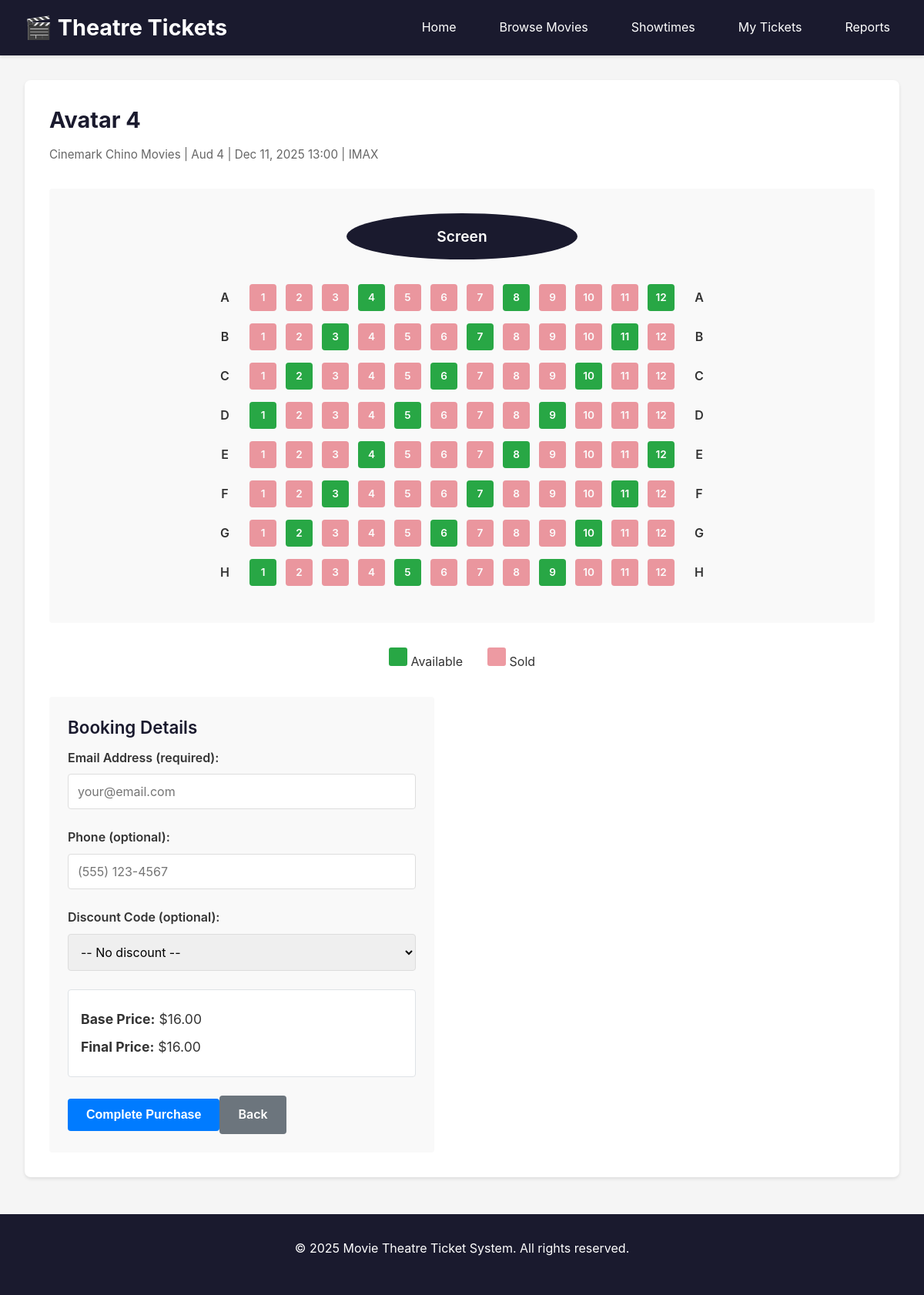
/public/seats.php?showtime_id=227, run on the app's committed database.
### tables this page shows
CREATE TABLE SHOWTIME (
        showtime_id   INT UNSIGNED AUTO_INCREMENT,
        movie_id      INT UNSIGNED NOT NULL,
        auditorium_id INT UNSIGNED NOT NULL,
        start_dt      DATETIME     NOT NULL,
        end_dt        DATETIME     NOT NULL,
        format        VARCHAR(20),
        language      VARCHAR(20),
        base_price    DECIMAL(8,2) NOT NULL,
        PRIMARY KEY (showtime_id),
        CONSTRAINT fk_showtime_movie
            FOREIGN KEY (movie_id)
            REFERENCES MOVIE(movie_id)
            ON DELETE RESTRICT
            ON UPDATE CASCADE,
        CONSTRAINT fk_showtime_auditorium
            FOREIGN KEY (auditorium_id)
            REFERENCES AUDITORIUM(auditorium_id)
            ON DELETE RESTRICT
            ON UPDATE CASCADE,
        CONSTRAINT chk_showtime_price
            CHECK (base_price >= 0),
        CONSTRAINT chk_showtime_time
            CHECK (end_dt > start_dt)
    );

CREATE TABLE MOVIE (
        movie_id     INT UNSIGNED AUTO_INCREMENT,
        title        VARCHAR(200) NOT NULL,
        mpaa_rating  VARCHAR(10)  NOT NULL,
        release_date DATE         NOT NULL,
        runtime_min  INT UNSIGNED NOT NULL,
        PRIMARY KEY (movie_id),
        CONSTRAINT chk_movie_runtime
            CHECK (runtime_min > 0)
    );

CREATE TABLE THEATRE (
        theatre_id INT UNSIGNED AUTO_INCREMENT,
        name       VARCHAR(100) NOT NULL,
        address    VARCHAR(255) NOT NULL,
        PRIMARY KEY (theatre_id)
    );

CREATE TABLE AUDITORIUM (
        auditorium_id INT UNSIGNED AUTO_INCREMENT,
        theatre_id    INT UNSIGNED NOT NULL,
        name_number   VARCHAR(50) NOT NULL,
        capacity      INT UNSIGNED NOT NULL,
        PRIMARY KEY (auditorium_id),
        CONSTRAINT fk_auditorium_theatre
            FOREIGN KEY (theatre_id)
            REFERENCES THEATRE(theatre_id)
            ON DELETE RESTRICT
            ON UPDATE CASCADE,
        CONSTRAINT chk_auditorium_capacity
            CHECK (capacity > 0)
    );

### includes/functions.php (called while the page is built, shortened)
<?php
function esc($str) {
    return htmlspecialchars($str, ENT_QUOTES, 'UTF-8');
}

### includes/config.php (called while the page is built)
<?php
return [
    'db' => [
        'host'   => 'localhost',
        'port'   => 3306,
        'user'   => 'root',
        'pass'   => '',
        'dbname' => 'theatre_db',
    ],
    'base_url' => 'http://localhost/project-partc/public',
];

### includes/db.php (called while the page is built, shortened)
<?php
$config = require __DIR__ . '/config.php';

### public/seats.php (the view, shortened to what this page needs)
<?php
require_once __DIR__ . '/../includes/header.php';
require_once __DIR__ . '/../includes/db.php';
$showtime_id = param('showtime_id', null, 'int');
$stmt = $pdo->prepare("
    SELECT s.showtime_id, s.start_dt, s.format, s.base_price,
           m.title, m.mpaa_rating,
           au.name_number, au.capacity,
           th.name as theatre_name
    FROM SHOWTIME s
    JOIN AUDITORIUM au ON au.auditorium_id = s.auditorium_id
    JOIN THEATRE th ON th.theatre_id = au.theatre_id
    JOIN MOVIE m ON m.movie_id = s.movie_id
    WHERE s.showtime_id = ?
");
$stmt->execute([$showtime_id]);
$showtime = $stmt->fetch();
echo '<div class="seats-page">';
echo '<h2>' . esc($showtime['title']) . '</h2>';
echo '<p class="showtime-details">';
echo esc($showtime['theatre_name']) . ' | ' . esc($showtime['name_number']) . ' | ';
echo esc(date('M d, Y H:i', strtotime($showtime['start_dt']))) . ' | ';
echo esc($showtime['format']) . '</p>';
$stmt = $pdo->prepare("
    SELECT se.showtime_id, se.row_label, se.seat_no, se.seat_type_id, st.label as seat_type,
           st.base_price as seat_price,
           CASE WHEN t.ticket_id IS NOT NULL THEN 1 ELSE 0 END as is_sold
    FROM SEAT se
    JOIN SEAT_TYPE st ON st.seat_type_id = se.seat_type_id
    LEFT JOIN TICKET t ON t.seat_showtime_id = se.showtime_id
        AND t.seat_row_label = se.row_label
        AND t.seat_no = se.seat_no
        AND t.state = 'PURCHASED'
    WHERE se.showtime_id = ?
    ORDER BY se.row_label, se.seat_no
");
$stmt->execute([$showtime_id]);
$seats = $stmt->fetchAll();
$rows = [];
foreach ($seats as $seat) {
    if (!isset($rows[$seat['row_label']])) {
        $rows[$seat['row_label']] = [];
    }
    $rows[$seat['row_label']][] = $seat;
}
echo '<form method="post" action="' . esc($config['base_url']) . '/purchase.php">';
echo '<div class="seat-map">';
echo '<div class="screen">Screen</div>';
foreach ($rows as $row_label => $row_seats) {
    echo '<div class="seat-row">';
    echo '<span class="row-label">' . esc($row_label) . '</span>';
    foreach ($row_seats as $seat) {
        $class = $seat['is_sold'] ? 'seat sold' : 'seat available';
        echo '<label class="' . $class . '">';
        echo '<span class="seat-number">' . esc($seat['seat_no']) . '</span>';
        echo '</label>';
    }
    echo '<span class="row-label">' . esc($row_label) . '</span>';
    echo '</div>';
}
echo '</div>';
echo '<div class="seat-legend">';
echo '<div><span class="legend-seat available"></span> Available</div>';
echo '<div><span class="legend-seat sold"></span> Sold</div>';
echo '</div>';
echo '<div class="purchase-form">';
echo '<h3>Booking Details</h3>';
echo '<div class="form-group">';
echo '<label for="email">Email Address (required):</label>';
echo '<input type="email" name="email" id="email" required placeholder="your@email.com">';
echo '</div>';
echo '<div class="form-group">';
echo '<label for="phone">Phone (optional):</label>';
echo '<input type="tel" name="phone" id="phone" placeholder="(555) 123-4567">';
echo '</div>';
echo '<div class="form-group">';
echo '<label for="discount_code">Discount Code (optional):</label>';
echo '<select name="discount_code" id="discount_code">';
echo '<option value="">-- No discount --</option>';
echo '</select>';
echo '</div>';
echo '<div class="price-summary">';
echo '<p><strong>Base Price:</strong> $' . number_format($showtime['base_price'], 2) . '</p>';
echo '<p id="final-price"><strong>Final Price:</strong> $' . number_format($showtime['base_price'], 2) . '</p>';
echo '</div>';
echo '<button type="submit" class="btn-primary">Complete Purchase</button>';
echo '<a href="' . esc($config['base_url']) . '/showtimes.php" class="btn-secondary">Back</a>';
echo '</div>';
echo '</form>';
echo '</div>';
require_once __DIR__ . '/../includes/footer.php';
?>

### assets/styles.css (style rules this page uses)
* { margin: 0; padding: 0; box-sizing: border-box; }
body { font-family: -apple-system, BlinkMacSystemFont, 'Segoe UI', Roboto, Oxygen, Ubuntu, Cantarell, sans-serif; line-height: 1.6; color: #333; background-color: #f5f5f5; }
h1, h2, h3, h4, h5, h6 { line-height: 1.4; margin-bottom: 0.75rem; }
h2 { font-size: 1.8rem; font-weight: 700; color: #1a1a2e; }
h3 { font-size: 1.4rem; font-weight: 600; color: #1a1a2e; }
p { margin-bottom: 1rem; }
a { transition: all 0.2s; }
.form-group { margin-bottom: 1.5rem; }
.form-group label { display: block; margin-bottom: 0.5rem; font-weight: 600; color: #333; }
.form-group input, .form-group select, .form-group textarea { width: 100%; padding: 0.75rem; border: 1px solid #ddd; border-radius: 4px; font-size: 1rem; font-family: inherit; }
.btn-primary, .btn-secondary, .btn-small, button { padding: 0.75rem 1.5rem; border: none; border-radius: 4px; cursor: pointer; font-size: 1rem; font-weight: 600; text-decoration: none; display: inline-block; transition: all 0.3s; }
.btn-primary { background-color: #007bff; color: white; }
.btn-secondary { background-color: #6c757d; color: white; }
.available { color: #28a745; }
.seats-page { background: white; padding: 2rem; border-radius: 8px; box-shadow: 0 2px 4px rgba(0, 0, 0, 0.1); }
.showtime-details { color: #666; margin-bottom: 2rem; font-size: 0.95rem; }
.seat-map { background-color: #f9f9f9; padding: 2rem; border-radius: 4px; margin-bottom: 2rem; }
.screen { text-align: center; padding: 1rem; background-color: #1a1a2e; color: white; border-radius: 50%; width: 300px; height: 60px; display: flex; align-items: center; justify-content: center; margin: 0 auto 2rem; font-size: 1.2rem; font-weight: 600; }
.seat-row { display: flex; gap: 0.75rem; margin-bottom: 1rem; align-items: center; justify-content: center; }
.row-label { width: 40px; text-align: center; font-weight: 600; color: #333; }
.seat { display: flex; align-items: center; justify-content: center; cursor: pointer; border: none; padding: 0; margin: 0; }
.seat.available { width: 35px; height: 35px; background-color: #28a745; color: white; border-radius: 4px; transition: all 0.3s; font-weight: 600; font-size: 0.85rem; }
.seat.sold { width: 35px; height: 35px; background-color: #dc3545; color: white; border-radius: 4px; cursor: not-allowed; opacity: 0.5; font-weight: 600; font-size: 0.85rem; }
.seat-number { pointer-events: none; }
.seat-legend { display: flex; gap: 2rem; margin-bottom: 2rem; justify-content: center; }
.legend-seat { display: inline-block; width: 24px; height: 24px; border-radius: 3px; }
.legend-seat.available { background-color: #28a745; }
.legend-seat.sold { background-color: #dc3545; opacity: 0.5; }
.purchase-form { background-color: #f9f9f9; padding: 1.5rem; border-radius: 4px; max-width: 500px; }
.price-summary { background: white; padding: 1rem; border-radius: 4px; margin: 1.5rem 0; border: 1px solid #dee2e6; }
.price-summary p { margin: 0.5rem 0; font-size: 1.1rem; }

### data on the page
showtime: movie.title "Avatar 4", theatre.name "Cinemark Chino Movies", auditorium.name_number "Aud 4", start_dt "Dec 11, 2025 13:00", format "IMAX", base_price "16.00"

### other printed values
$row_label "A"
$seat['seat_no'] "1"
$seat['seat_no'] "2"
$seat['seat_no'] "3"
$seat['seat_no'] "4"
$seat['seat_no'] "5"
$seat['seat_no'] "6"
$seat['seat_no'] "7"
$seat['seat_no'] "8"
$seat['seat_no'] "9"
$seat['seat_no'] "10"
$seat['seat_no'] "11"
$seat['seat_no'] "12"
$row_label "B"
$row_label "C"
